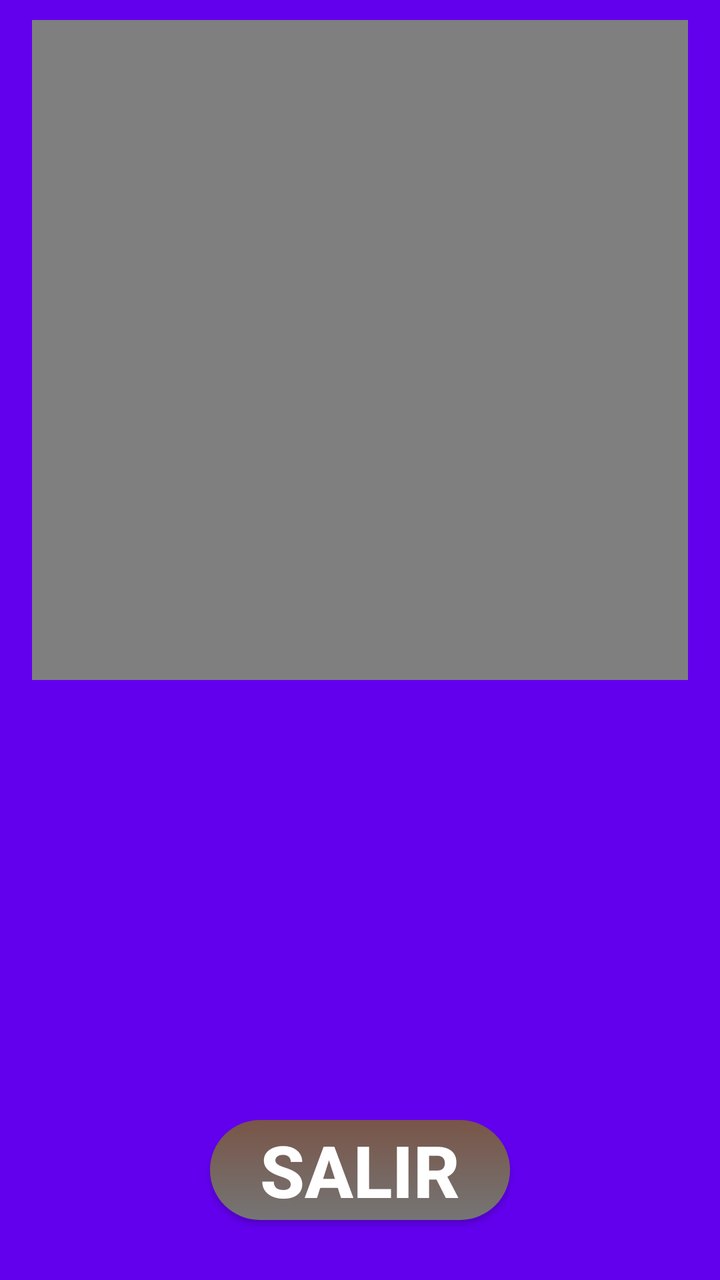
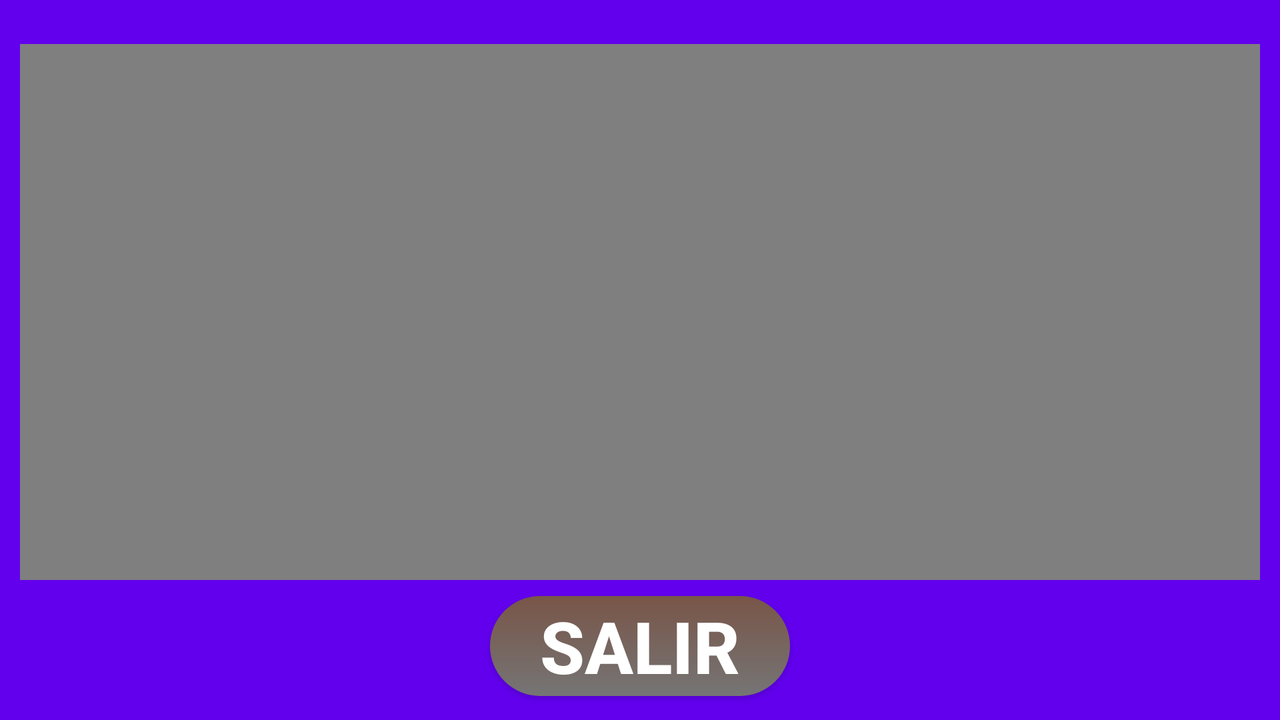

One screen, two layout resources from the same app: the default and the repository's alternative for another configuration. Each is rendered where Android would select it; the XML of both is given below.
<!-- AndroidManifest.xml: application theme AppTheme -->
<!-- res/layout/activity_video_a.xml -->
<?xml version="1.0" encoding="utf-8"?>
<android.support.constraint.ConstraintLayout xmlns:android="http://schemas.android.com/apk/res/android"
    xmlns:app="http://schemas.android.com/apk/res-auto"
    xmlns:tools="http://schemas.android.com/tools"
    android:id="@+id/activity_video_e"
    android:background="@color/colorPrimary"
    android:layout_width="match_parent"
    android:layout_height="match_parent"
    tools:context="com.example.gunna.vocales.Video_a">

    <VideoView
        android:layout_width="0dp"
        android:layout_height="330dp"
        android:id="@+id/video_a"
        tools:layout_constraintTop_creator="1"
        tools:layout_constraintRight_creator="1"
        android:layout_marginStart="16dp"
        android:layout_marginEnd="16dp"
        app:layout_constraintRight_toRightOf="parent"
        android:layout_marginTop="10dp"
        tools:layout_constraintLeft_creator="1"
        app:layout_constraintLeft_toLeftOf="parent"
        app:layout_constraintTop_toTopOf="parent"
        android:layout_marginLeft="16dp"
        android:layout_marginRight="16dp" />

    <Button
        android:text="Salir"
        android:background="@drawable/boton_salir"
        android:textStyle="bold"
        android:textColor="#FFFFFF"
        android:textSize="36dp"
        android:layout_width="150dp"
        android:layout_height="50dp"
        android:id="@+id/button15"
        android:onClick="salir_Video_A"
        tools:layout_constraintRight_creator="1"
        tools:layout_constraintBottom_creator="1"
        app:layout_constraintBottom_toBottomOf="parent"
        app:layout_constraintRight_toRightOf="parent"
        tools:layout_constraintLeft_creator="1"
        android:layout_marginBottom="30dp"
        app:layout_constraintLeft_toLeftOf="parent" />
</android.support.constraint.ConstraintLayout>
<!-- resources referenced by this layout -->
<resources>
  <!-- drawable boton_salir (drawable) -->
  <?xml version="1.0" encoding="utf-8"?>
  <selector xmlns:android="http://schemas.android.com/apk/res/android">
      <item android:state_pressed="true">
  
          <shape>
              <solid android:color="#5D4037"/>
              <corners android:radius="@dimen/radio_boton"></corners>
          </shape>
  
      </item>
  
      <item android:state_enabled="false">
  
          <shape>
              <solid android:color="#795548"/>
          </shape>
      </item>
  
      <item>
          <shape>
              <gradient android:startColor="#795548"
                  android:endColor="#757575"
                  android:angle="270"
                  />
              <corners android:radius="@dimen/radio_boton"/>
          </shape>
      </item>
  </selector>
  <style name="AppTheme" parent="Theme.AppCompat.Light.DarkActionBar">
          
  
          <item name="colorAccent">@color/colorAccent</item>
          <item name="colorPrimary">@color/colorPrimary</item>
      </style>
  <dimen name="radio_boton">30sp</dimen>
</resources>
<!-- res/layout-land/activity_video_a.xml (the repository's variant of the layout above) -->
<!-- drawn on the phone turned sideways -->
<?xml version="1.0" encoding="utf-8"?>
<android.support.constraint.ConstraintLayout xmlns:android="http://schemas.android.com/apk/res/android"
    xmlns:app="http://schemas.android.com/apk/res-auto"
    xmlns:tools="http://schemas.android.com/tools"
    android:id="@+id/activity_video_e"
    android:background="@color/colorPrimary"
    android:layout_width="match_parent"
    android:layout_height="match_parent"
    tools:context="com.example.gunna.vocales.Video_a">

    <VideoView
        android:layout_width="0dp"
        android:layout_height="0dp"
        android:id="@+id/video_a"
        tools:layout_constraintTop_creator="1"
        tools:layout_constraintRight_creator="1"
        tools:layout_constraintBottom_creator="1"
        app:layout_constraintBottom_toTopOf="@+id/button15"
        android:layout_marginStart="10dp"
        android:layout_marginEnd="10dp"
        app:layout_constraintRight_toRightOf="parent"
        android:layout_marginTop="22dp"
        tools:layout_constraintLeft_creator="1"
        android:layout_marginBottom="8dp"
        app:layout_constraintLeft_toLeftOf="parent"
        app:layout_constraintTop_toTopOf="parent"
        android:layout_marginLeft="10dp"
        android:layout_marginRight="10dp" />

    <Button
        android:text="Salir"
        android:background="@drawable/boton_salir"
        android:textStyle="bold"
        android:textSize="36dp"
        android:textColor="#FFFFFF"
        android:layout_width="150dp"
        android:layout_height="50dp"
        android:id="@+id/button15"
        android:onClick="salir_Video_A"
        tools:layout_constraintRight_creator="1"
        tools:layout_constraintBottom_creator="1"
        app:layout_constraintBottom_toBottomOf="parent"
        app:layout_constraintRight_toRightOf="parent"
        tools:layout_constraintLeft_creator="1"
        android:layout_marginBottom="12dp"
        app:layout_constraintLeft_toLeftOf="parent" />
</android.support.constraint.ConstraintLayout>
